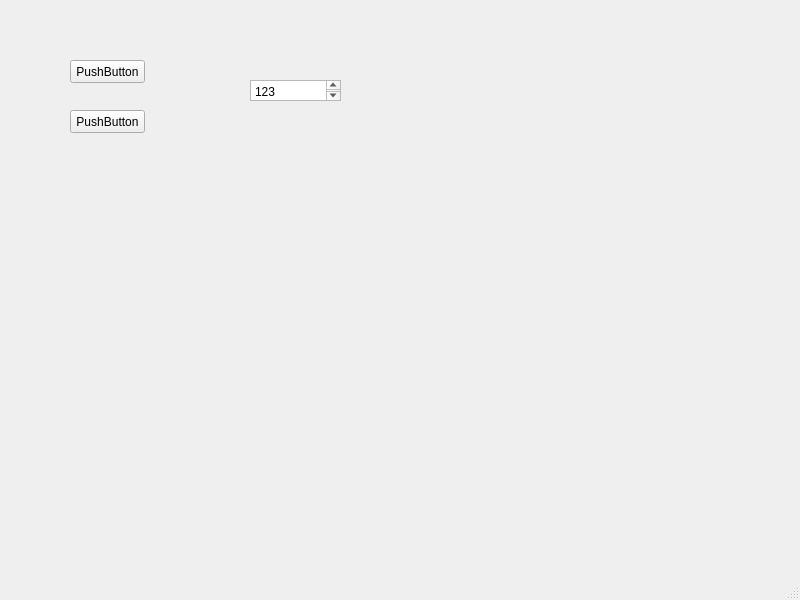
<?xml version="1.0" encoding="UTF-8"?>
<ui version="4.0">
 <class>MainWindow</class>
 <widget class="QMainWindow" name="MainWindow">
  <property name="geometry">
   <rect>
    <x>0</x>
    <y>0</y>
    <width>800</width>
    <height>600</height>
   </rect>
  </property>
  <property name="windowTitle">
   <string>MainWindow</string>
  </property>
  <widget class="QWidget" name="centralwidget">
   <widget class="QPushButton" name="pushButton">
    <property name="geometry">
     <rect>
      <x>70</x>
      <y>60</y>
      <width>75</width>
      <height>23</height>
     </rect>
    </property>
    <property name="text">
     <string>PushButton</string>
    </property>
   </widget>
   <widget class="QTextBrowser" name="textBrowser">
    <property name="geometry">
     <rect>
      <x>250</x>
      <y>80</y>
      <width>91</width>
      <height>21</height>
     </rect>
    </property>
    <property name="html">
     <string>&lt;!DOCTYPE HTML PUBLIC &quot;-//W3C//DTD HTML 4.0//EN&quot; &quot;http://www.w3.org/TR/REC-html40/strict.dtd&quot;&gt;
&lt;html&gt;&lt;head&gt;&lt;meta name=&quot;qrichtext&quot; content=&quot;1&quot; /&gt;&lt;style type=&quot;text/css&quot;&gt;
p, li { white-space: pre-wrap; }
&lt;/style&gt;&lt;/head&gt;&lt;body style=&quot; font-family:'SimSun'; font-size:9pt; font-weight:400; font-style:normal;&quot;&gt;
&lt;p style=&quot; margin-top:0px; margin-bottom:0px; margin-left:0px; margin-right:0px; -qt-block-indent:0; text-indent:0px;&quot;&gt;123&lt;/p&gt;
&lt;p style=&quot;-qt-paragraph-type:empty; margin-top:0px; margin-bottom:0px; margin-left:0px; margin-right:0px; -qt-block-indent:0; text-indent:0px;&quot;&gt;&lt;br /&gt;&lt;/p&gt;&lt;/body&gt;&lt;/html&gt;</string>
    </property>
   </widget>
   <widget class="QPushButton" name="pushButton_2">
    <property name="geometry">
     <rect>
      <x>70</x>
      <y>110</y>
      <width>75</width>
      <height>23</height>
     </rect>
    </property>
    <property name="text">
     <string>PushButton</string>
    </property>
   </widget>
  </widget>
  <widget class="QMenuBar" name="menubar">
   <property name="geometry">
    <rect>
     <x>0</x>
     <y>0</y>
     <width>800</width>
     <height>23</height>
    </rect>
   </property>
  </widget>
  <widget class="QStatusBar" name="statusbar"/>
 </widget>
 <resources/>
 <connections/>
</ui>
